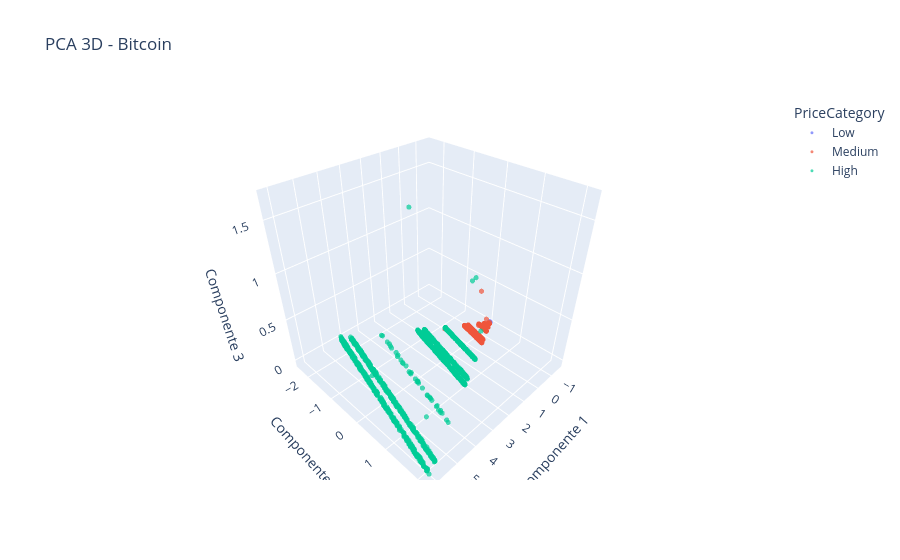

Notebook code cell kept with this figure:
### Code cell
import plotly.express as px

fig = px.scatter_3d(
    df, 
    x='PCA1', 
    y='PCA2', 
    z='PCA3',
    color='PriceCategory',  
    title='PCA 3D - Bitcoin',
    opacity=0.7,
    labels={'PCA1': 'Componente 1', 'PCA2': 'Componente 2', 'PCA3': 'Componente 3'}
)


fig.update_traces(marker=dict(size=3))

fig.show()

### Figure 1 — Plotly figure (JSON) as saved in the notebook; plotly's stock layout.template omitted (floating-point values rounded to 4 significant figures; data arrays with more than 128 entries replaced by an {"elided": "..."} marker saying what was removed)
{"data": [{"hovertemplate": "PriceCategory=Low<br>Componente 1=%{x}<br>Componente 2=%{y}<br>Componente 3=%{z}<extra></extra>", "legendgroup": "Low", "marker": {"color": "#636efa", "opacity": 0.7, "size": 3, "symbol": "circle"}, "mode": "markers", "name": "Low", "scene": "scene", "showlegend": true, "type": "scatter3d", "x": {"elided": "2191 float values"}, "y": {"elided": "2191 float values"}, "z": {"elided": "2191 float values"}}, {"hovertemplate": "PriceCategory=Medium<br>Componente 1=%{x}<br>Componente 2=%{y}<br>Componente 3=%{z}<extra></extra>", "legendgroup": "Medium", "marker": {"color": "#EF553B", "opacity": 0.7, "size": 3, "symbol": "circle"}, "mode": "markers", "name": "Medium", "scene": "scene", "showlegend": true, "type": "scatter3d", "x": {"elided": "1826 float values"}, "y": {"elided": "1826 float values"}, "z": {"elided": "1826 float values"}}, {"hovertemplate": "PriceCategory=High<br>Componente 1=%{x}<br>Componente 2=%{y}<br>Componente 3=%{z}<extra></extra>", "legendgroup": "High", "marker": {"color": "#00cc96", "opacity": 0.7, "size": 3, "symbol": "circle"}, "mode": "markers", "name": "High", "scene": "scene", "showlegend": true, "type": "scatter3d", "x": {"elided": "1866 float values"}, "y": {"elided": "1866 float values"}, "z": {"elided": "1866 float values"}}], "layout": {"legend": {"title": {"text": "PriceCategory"}, "tracegroupgap": 0}, "scene": {"domain": {"x": [0, 1], "y": [0, 1]}, "xaxis": {"title": {"text": "Componente 1"}}, "yaxis": {"title": {"text": "Componente 2"}}, "zaxis": {"title": {"text": "Componente 3"}}}, "title": {"text": "PCA 3D - Bitcoin"}}}
